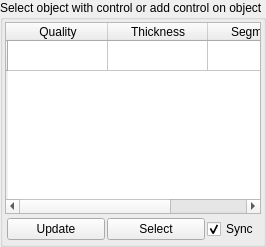
         <widget class="QGroupBox" name="SetupCharacter">
          <property name="title">
           <string>Select object with control or add control on object</string>
          </property>
          <property name="flat">
           <bool>false</bool>
          </property>
          <property name="checkable">
           <bool>false</bool>
          </property>
          <layout class="QVBoxLayout" name="verticalLayout_2">
           <property name="spacing">
            <number>2</number>
           </property>
           <property name="margin">
            <number>2</number>
           </property>
           <item>
            <widget class="QTableWidget" name="tableWidget">
             <row>
              <property name="text">
               <string/>
              </property>
             </row>
             <column>
              <property name="text">
               <string>Quality</string>
              </property>
             </column>
             <column>
              <property name="text">
               <string>Thickness</string>
              </property>
             </column>
             <column>
              <property name="text">
               <string>Segments</string>
              </property>
             </column>
            </widget>
           </item>
           <item>
            <widget class="QWidget" name="" native="true">
             <layout class="QHBoxLayout" name="horizontalLayout_4">
              <property name="spacing">
               <number>2</number>
              </property>
              <property name="margin">
               <number>2</number>
              </property>
              <item>
               <widget class="QPushButton" name="reloadObjectsButton">
                <property name="sizePolicy">
                 <sizepolicy hsizetype="Expanding" vsizetype="Fixed">
                  <horstretch>0</horstretch>
                  <verstretch>0</verstretch>
                 </sizepolicy>
                </property>
                <property name="statusTip">
                 <string>Reload object in View</string>
                </property>
                <property name="text">
                 <string>Update</string>
                </property>
                <property name="-command" stdset="0">
                 <string>updateCRCObjectsInScene</string>
                </property>
               </widget>
              </item>
              <item>
               <widget class="QPushButton" name="selectObjectButton">
                <property name="sizePolicy">
                 <sizepolicy hsizetype="Expanding" vsizetype="Fixed">
                  <horstretch>0</horstretch>
                  <verstretch>0</verstretch>
                 </sizepolicy>
                </property>
                <property name="text">
                 <string>Select</string>
                </property>
                <property name="-c" stdset="0">
                 <string>selectCRCObject</string>
                </property>
               </widget>
              </item>
              <item>
               <widget class="QCheckBox" name="syncSelectCheckBox">
                <property name="text">
                 <string>Sync</string>
                </property>
                <property name="checked">
                 <bool>true</bool>
                </property>
               </widget>
              </item>
             </layout>
            </widget>
           </item>
          </layout>
         </widget>
